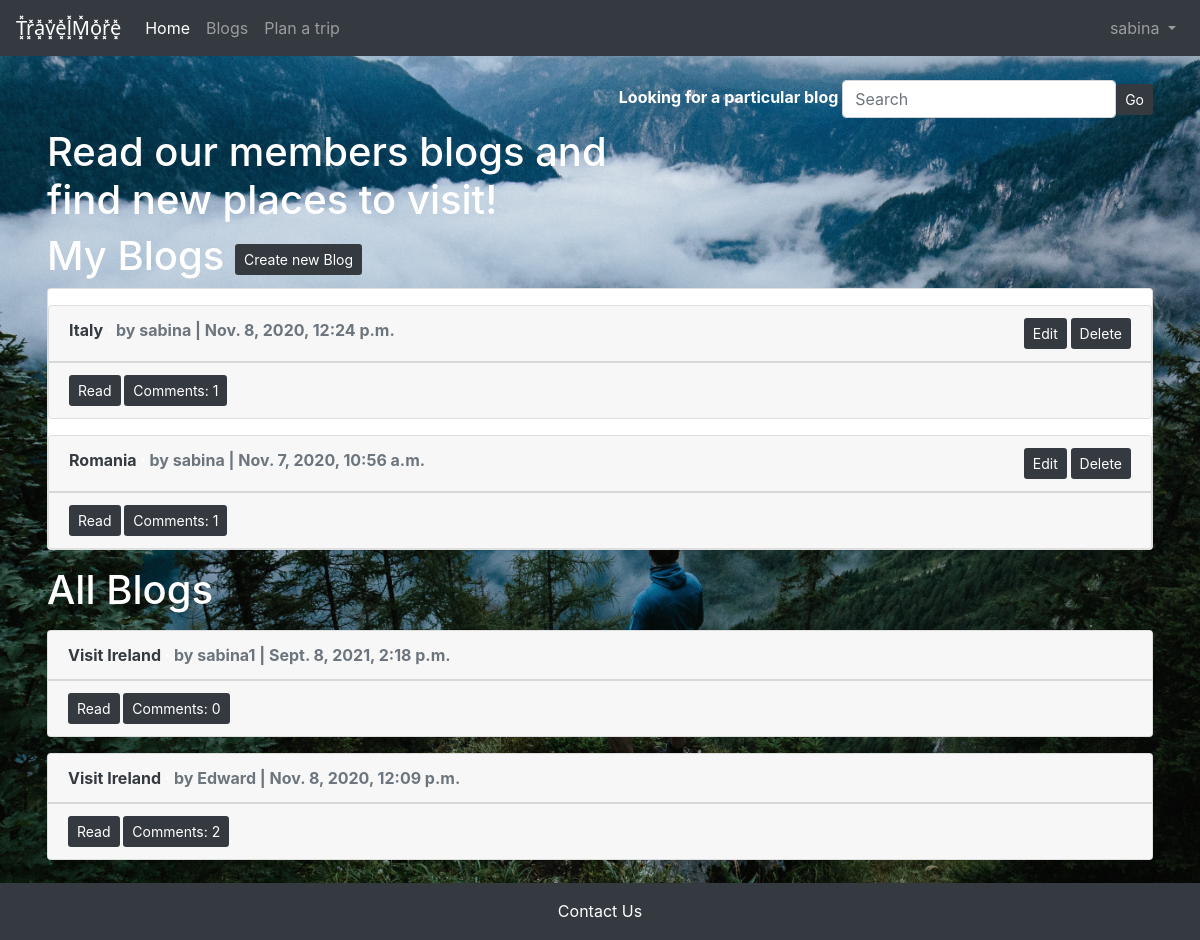
Page /blogs/ (signed in) on the committed database.
### accounts/models.py (models this page shows)
class CustomUser(AbstractUser):
    age = models.PositiveIntegerField(null=True, blank=True)

### blogs/models.py (models this page shows, shortened)
class Blogs(models.Model):
    id = models.UUIDField(
        primary_key=True,
        default=uuid.uuid4,
        editable=False)
    title = models.CharField(max_length=255)
    body = models.TextField()
    date = models.DateTimeField(auto_now_add=True)
    author = models.ForeignKey(
        get_user_model(),
        on_delete=models.CASCADE,
    )
    cover = models.ImageField(upload_to='covers/', blank=True)
    class Meta:
        ordering = ['-date',]     #ordering our blogs to show the new new blogs first

### blogs/views.py (the view)
# urls.py: path('', BlogsListView.as_view(), name='blogs_list'),
class BlogsListView(ListView):
    model = Blogs
    template_name = 'blogs_list.html'

### templates/blogs_list.html (shortened to what this page needs)
{% extends 'base.html' %}
{% block content %}
<div class="container-fluid mb-5">
    <div class="float-right d-block mt-5">
      <form class="form-inline" action="{% url 'search_results' %}" method="get">
        <p class="font-weight-bold text-white text-center">Looking for a particular blog  <input name="q" class="form-control" type="text" placeholder="Search" aria-label="Search"><button class="btn bg-dark text-white btn-sm" type="submit">Go</button> </p>
      </form>
    </div>
  <div class="font-weight-bold text-white mt-5"><h1>Read our members blogs and find new places to visit!</h1></div>
  {% if user.is_authenticated %}
      <div class="font-weight-bold text-white">
        <div class="myBlogs"><h1>My Blogs <a class="btn bg-dark text-white btn-sm" href="{% url 'blogs_new' %}">Create new Blog</a></h1></div>
      <div class="card">
        {% for blogs in object_list %}
          {% if blogs.author == user %}
              <div class="card mt-3">
                <div class="card-header">
                  <div class="float-left">
                    <span class="font-weight-bold text-dark">{{ blogs.title }}</span> &middot;
                    <span class="text-muted">by {{ blogs.author }} | {{ blogs.date }}</span>
                  </div>
                  <div class="float-right">
                      <a class="btn bg-dark text-white btn-sm" href="{% url 'blogs_edit' blogs.pk %}">Edit</a>
                      <a class="btn bg-dark text-white btn-sm" href="{% url 'blogs_delete' blogs.pk %}">Delete</a>
                  </div>
                </div>
                <div class="card-footer">
                  <a class="btn bg-dark text-white btn-sm" href="{% url 'blogs_detail' blogs.pk %}">Read</a>
                  <a class="btn bg-dark text-white btn-sm" href="{% url 'blogs_detail' pk=blogs.pk %}">Comments: {{ blogs.comments.count }}</a>
                </div>
              </div>
          {% endif %}
        {% endfor %}
      </div>
    </div>
  {% endif %}
  <div class="font-weight-bold text-white mt-3"><h1>All Blogs</h1>
    {% for blogs in object_list %}
      {% if not blogs.author == user %}
          <div class="card mt-3">
            <div class="card-header">
              <div class="float-left">
                <span class="font-weight-bold text-dark">{{ blogs.title }}</span> &middot;
                <span class="text-muted">by {{ blogs.author }} | {{ blogs.date }}</span>
              </div>
            </div>
            <div class="card-footer">
              <a class="btn bg-dark text-white btn-sm" href="{% url 'blogs_detail' blogs.pk %}">Read</a>
              <a class="btn bg-dark text-white btn-sm" href="{% url 'blogs_detail' pk=blogs.pk %}">Comments: {{ blogs.comments.count }}</a>
            </div>
          </div>
      {% endif%}
    {% endfor %}
  </div>
</div>
{% endblock content %}

### templates/base.html (shortened to what this page needs)
{% load static %}
<html>
<head>
  <link rel="stylesheet" href="https://stackpath.bootstrapcdn.com/bootstrap/4.5.0/css/bootstrap.min.css"
>
  <link rel="stylesheet" type="text/css" href="{% static 'css/base.css' %}">
  <link rel="stylesheet" href="https://maxcdn.bootstrapcdn.com/bootstrap/4.5.2/css/bootstrap.min.css">
</head>
<body>
  <nav class="navbar navbar-expand-lg navbar-dark bg-dark fixed-top mb-2">
    <a class="navbar-brand" href="{% url 'home' %}">T͓̽r͓̽a͓̽v͓̽e͓̽l͓̽M͓̽o͓̽r͓̽e͓̽</a>
    <ul class="navbar-nav">
      <li class="nav-item active"><a class="nav-link" href="{% url 'home' %}">Home</a></li>
      <li class="nav-item"><a class="nav-link" href="{% url 'blogs' %}">Blogs</a></li>
      {% if user.is_authenticated %}
        <li class="nav-item"><a class="nav-link" href="{% url 'planATrip' %}">Plan a trip</a></li>
      {% endif %}
    </ul>
    <div class="collapse navbar-collapse" id="navbarSupportedContent">
      {% if user.is_authenticated %}
      <ul class="navbar-nav ml-auto ">
        <li class="nav-item">
          <a class="nav-link dropdown-toggle" href="#" id="navbarDropdown" role="button" data-toggle="dropdown"
            aria-haspopup="true" aria-expanded="false">
        {{ user.username }}
        </a>
        </li>
      </ul>
      {% endif %}
    </div>
  </nav>
  <main>
    {% block content %}
    {% endblock content %}
  </main>
  <footer>
    <div class="footer bg-dark fixed-bottom">
      <a class="btn btn-dark text-white " href="{% url 'contactUs' %}" role="button">Contact Us</a></div>
  </footer>
</body>
</html>

### static/css/base.css (style rules this page uses)
body { margin: 5em; padding: 2em; margin-bottom: 4em; font-family: ‘Merriweather’, serif; background: url("../images/newtravel.jpg"); background-size: cover; background-repeat: no-repeat; background-position: center center; background-attachment: fixed; }
.container-fluid { width: 100%; }
.footer { width: 100%; color: white; text-align: center; padding: 0.6em; }

### rows in the picture
CustomUser: username "sabina"
Blogs: title "Italy", author "sabina", date "Nov. 8, 2020, 12:24 p.m.", comments.count "1"
Blogs: title "Romania", author "sabina", date "Nov. 7, 2020, 10:56 a.m.", comments.count "1"
Blogs: title "Visit Ireland", author "sabina1", date "Sept. 8, 2021, 2:18 p.m.", comments.count "0"
Blogs: title "Visit Ireland", author "Edward", date "Nov. 8, 2020, 12:09 p.m.", comments.count "2"
